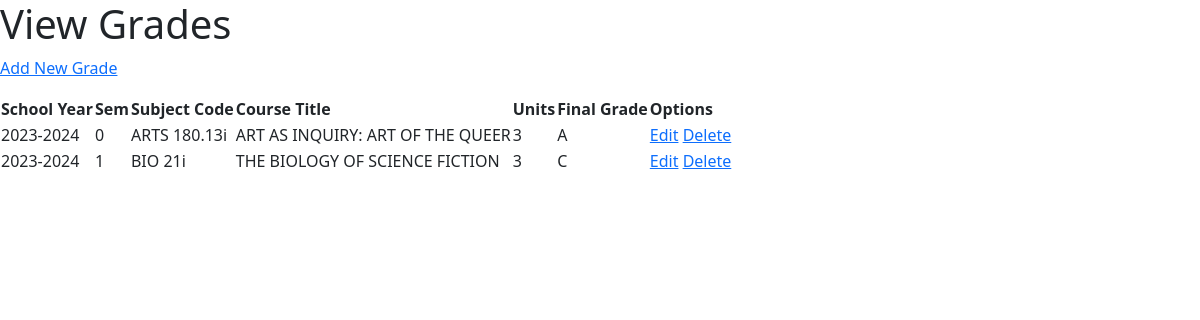
The app's page /dashboard/grades/, older data.
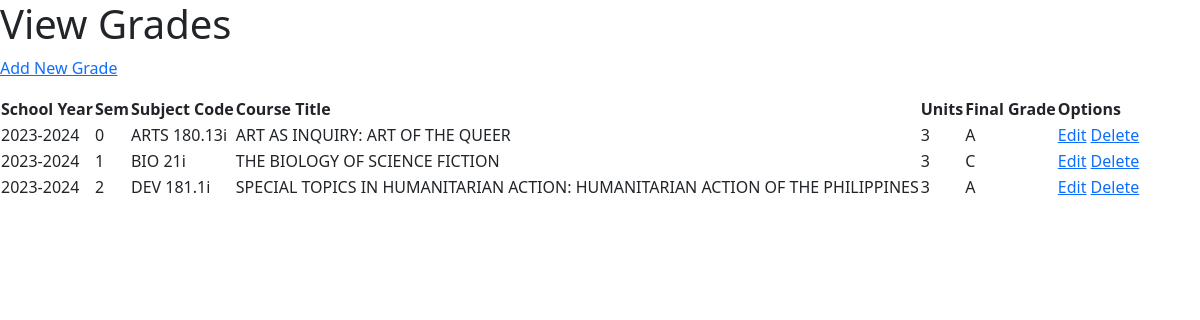
The same page, newer data.
### dashboard/models.py (models this page shows, shortened)
class Grade(models.Model):
    semester = models.ForeignKey(
        SchoolYear, on_delete=models.CASCADE, default='')
    subject = models.ForeignKey(
        Subject, on_delete=models.CASCADE, default='')
    GRADE_CHOICES = (
        ("A", "A"),
        ("B+", "B+"),
        ("B", "B"),
        ("C+", "C+"),
        ("C", "C"),
        ("D", "D"),
        ("F", "F"),
        ("S", "S"),
        ("WP", "WP"),
    )
    grade = models.CharField(max_length=2, choices=GRADE_CHOICES, default='A')
    class Meta:
        constraints = [models.UniqueConstraint(
            fields=['semester', 'subject'],
            name='sem_and_sub__uniq')]
        ordering = ['-semester', 'grade']

### schedo/models.py (models this page shows, shortened)
class SchoolYear(models.Model):
    school_year = models.CharField(max_length=150)
    SEMESTER_CHOICES = (
        ("0", "Intersession"),
        ("1", "First Semester"),
        ("2", "Second Semester"),
    )
    semester = models.CharField(max_length=20,
                                choices=SEMESTER_CHOICES,
                                default='0')
    class Meta:
        constraints = [models.UniqueConstraint(
            fields=['school_year', 'semester'],
            name='sy_and_sem_uniq')]
        ordering = ['-school_year', '-semester']

class Subject(models.Model):  # Subject is equivalent to course
    department = models.ForeignKey(
        Department, on_delete=models.CASCADE, default='')
    subject_code = models.CharField(primary_key=True, max_length=20)
    course_title = models.CharField(max_length=150)
    units = models.IntegerField(default=0,
                                validators=[MaxValueValidator(6),
                                            MinValueValidator(0)])
    class Meta:
        constraints = [models.UniqueConstraint(
            fields=['subject_code', 'course_title', 'units'],
            name='subj_uniq')]
        ordering = ['department', 'subject_code']

### dashboard/views.py (the view)
# urls.py: path('grades/', GradeListView.as_view(), name='grades-list'),
class GradeListView(ListView):
    model = Grade
    template_name = 'dashboard/view_grades.html'

### dashboard/templates/dashboard/view_grades.html (shortened to what this page needs)
{% extends 'base.html' %}
{% load static %}
{% block header %}
<h1>View Grades</h1>
{% endblock %}
{% block content %}
<p><a href="{% url 'dashboard:grade-create' %}">Add New Grade</a></p>
<table>
    <tr>
        <th>School Year</th>
        <th>Sem</th>
        <th>Subject Code</th>
        <th>Course Title</th>
        <th>Units</th>
        <th>Final Grade</th>
        <th>Options</th>
    </tr>
    {% for object in object_list %}
    <tr>
        <td>{{ object.semester.school_year }}</td>
        <td>{{ object.semester.semester }}</td>
        <td>{{ object.subject.subject_code }}</td>
        <td>{{ object.subject.course_title }}</td>
        <td>{{ object.subject.units }}</td>
        <td>{{ object.grade }}</td>
        <td>
            <a href="{% url 'dashboard:grade-update' object.pk %}">Edit</a>
            <a href="{% url 'dashboard:grade-delete' object.pk %}">Delete</a>
        </td>
    </tr>
    {% endfor %}
</table>
{% endblock %}

Row changes from the older to the newer data that the page shows:
added Grade: semester.school_year "2023-2024", semester.semester "2", subject.subject_code "DEV 181.1i", subject.course_title "SPECIAL TOPICS IN HUMANITARIAN ACTION: HUMANITARIAN ACTION OF THE PHILIPPINES", subject.units "3", grade "A"
